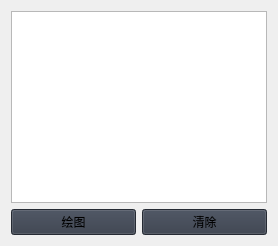
                     <widget class="QWidget" name="computer_info">
                      <layout class="QVBoxLayout" name="verticalLayout_22">
                       <item>
                        <layout class="QVBoxLayout" name="verticalLayout_21">
                         <item>
                          <widget class="QChartView" name="graphicsView"/>
                         </item>
                         <item>
                          <layout class="QHBoxLayout" name="horizontalLayout_6">
                           <item>
                            <widget class="QPushButton" name="computer_info_start">
                             <property name="styleSheet">
                              <string notr="true">background-color: rgb(52, 59, 72);</string>
                             </property>
                             <property name="text">
                              <string>绘图</string>
                             </property>
                            </widget>
                           </item>
                           <item>
                            <widget class="QPushButton" name="computer_info_clear">
                             <property name="styleSheet">
                              <string notr="true">background-color: rgb(52, 59, 72);</string>
                             </property>
                             <property name="text">
                              <string>清除</string>
                             </property>
                            </widget>
                           </item>
                          </layout>
                         </item>
                        </layout>
                       </item>
                      </layout>
                     </widget>
